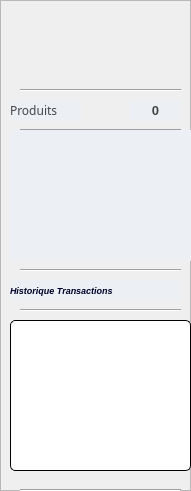
  <widget class="QFrame" name="frame_6">
   <property name="geometry">
    <rect>
     <x>1070</x>
     <y>30</y>
     <width>191</width>
     <height>491</height>
    </rect>
   </property>
   <property name="frameShape">
    <enum>QFrame::StyledPanel</enum>
   </property>
   <property name="frameShadow">
    <enum>QFrame::Raised</enum>
   </property>
   <widget class="Line" name="line_3">
    <property name="geometry">
     <rect>
      <x>20</x>
      <y>120</y>
      <width>161</width>
      <height>20</height>
     </rect>
    </property>
    <property name="orientation">
     <enum>Qt::Horizontal</enum>
    </property>
   </widget>
   <widget class="Line" name="line_2">
    <property name="geometry">
     <rect>
      <x>20</x>
      <y>300</y>
      <width>161</width>
      <height>20</height>
     </rect>
    </property>
    <property name="orientation">
     <enum>Qt::Horizontal</enum>
    </property>
   </widget>
   <widget class="Line" name="line_4">
    <property name="geometry">
     <rect>
      <x>20</x>
      <y>480</y>
      <width>161</width>
      <height>20</height>
     </rect>
    </property>
    <property name="orientation">
     <enum>Qt::Horizontal</enum>
    </property>
   </widget>
   <widget class="Line" name="line_5">
    <property name="geometry">
     <rect>
      <x>20</x>
      <y>260</y>
      <width>161</width>
      <height>20</height>
     </rect>
    </property>
    <property name="orientation">
     <enum>Qt::Horizontal</enum>
    </property>
   </widget>
   <widget class="QPushButton" name="pushButton_6">
    <property name="geometry">
     <rect>
      <x>10</x>
      <y>10</y>
      <width>181</width>
      <height>71</height>
     </rect>
    </property>
    <property name="toolTip">
     <string>Restaurent Manager Solution</string>
    </property>
    <property name="styleSheet">
     <string notr="true">text-align:center; color : black; border: 0px solid #f96332; opacity:0.4;</string>
    </property>
    <property name="text">
     <string/>
    </property>
    <property name="icon">
     <iconset>
      <normaloff>../../IMAGES/Icons/hotel.png</normaloff>../../IMAGES/Icons/hotel.png</iconset>
    </property>
    <property name="iconSize">
     <size>
      <width>100</width>
      <height>100</height>
     </size>
    </property>
   </widget>
   <widget class="Line" name="line_6">
    <property name="geometry">
     <rect>
      <x>20</x>
      <y>80</y>
      <width>161</width>
      <height>20</height>
     </rect>
    </property>
    <property name="orientation">
     <enum>Qt::Horizontal</enum>
    </property>
   </widget>
   <widget class="QPushButton" name="MenuProd_6">
    <property name="geometry">
     <rect>
      <x>10</x>
      <y>280</y>
      <width>171</width>
      <height>21</height>
     </rect>
    </property>
    <property name="sizePolicy">
     <sizepolicy hsizetype="Minimum" vsizetype="Maximum">
      <horstretch>0</horstretch>
      <verstretch>0</verstretch>
     </sizepolicy>
    </property>
    <property name="font">
     <font>
      <family>Arial</family>
      <pointsize>7</pointsize>
      <weight>75</weight>
      <italic>true</italic>
      <bold>true</bold>
      <underline>false</underline>
      <kerning>true</kerning>
     </font>
    </property>
    <property name="statusTip">
     <string/>
    </property>
    <property name="autoFillBackground">
     <bool>false</bool>
    </property>
    <property name="styleSheet">
     <string notr="true">QPushButton{background-color: #ecf0f5;text-align:left; color : #000028;border:0px solid black;border-radius:5px;}
</string>
    </property>
    <property name="text">
     <string>Historique Transactions</string>
    </property>
    <property name="icon">
     <iconset>
      <normaloff>../../IMAGES/Icons/receipt.png</normaloff>../../IMAGES/Icons/receipt.png</iconset>
    </property>
    <property name="iconSize">
     <size>
      <width>16</width>
      <height>16</height>
     </size>
    </property>
   </widget>
   <widget class="QPushButton" name="pushButton_3">
    <property name="geometry">
     <rect>
      <x>10</x>
      <y>100</y>
      <width>71</width>
      <height>21</height>
     </rect>
    </property>
    <property name="font">
     <font>
      <family>Calibri Light</family>
      <pointsize>9</pointsize>
     </font>
    </property>
    <property name="toolTip">
     <string>Nombre de Produits sélectionnés</string>
    </property>
    <property name="styleSheet">
     <string notr="true">QPushButton{background-color :#ecf0f5;color:#444444;border:0px;text-align:left;}</string>
    </property>
    <property name="text">
     <string>Produits</string>
    </property>
    <property name="icon">
     <iconset>
      <normaloff>../../IMAGES/Icons/meal.png</normaloff>../../IMAGES/Icons/meal.png</iconset>
    </property>
   </widget>
   <widget class="QLabel" name="provProducts">
    <property name="geometry">
     <rect>
      <x>130</x>
      <y>100</y>
      <width>51</width>
      <height>21</height>
     </rect>
    </property>
    <property name="sizePolicy">
     <sizepolicy hsizetype="Minimum" vsizetype="Preferred">
      <horstretch>0</horstretch>
      <verstretch>0</verstretch>
     </sizepolicy>
    </property>
    <property name="font">
     <font>
      <family>MS Shell Dlg 2</family>
      <pointsize>10</pointsize>
      <weight>75</weight>
      <bold>true</bold>
     </font>
    </property>
    <property name="toolTip">
     <string>Nombre de commandes depuis ouverture</string>
    </property>
    <property name="statusTip">
     <string>Nombre de commandes...</string>
    </property>
    <property name="layoutDirection">
     <enum>Qt::LeftToRight</enum>
    </property>
    <property name="styleSheet">
     <string notr="true">QLabel{background-color :#ecf0f5;color:#444444;}</string>
    </property>
    <property name="text">
     <string>0</string>
    </property>
    <property name="alignment">
     <set>Qt::AlignCenter</set>
    </property>
   </widget>
   <widget class="QListWidget" name="transactListWidget">
    <property name="geometry">
     <rect>
      <x>10</x>
      <y>320</y>
      <width>181</width>
      <height>151</height>
     </rect>
    </property>
    <property name="font">
     <font>
      <family>Arial</family>
      <pointsize>7</pointsize>
      <weight>50</weight>
      <italic>false</italic>
      <bold>false</bold>
     </font>
    </property>
    <property name="toolTip">
     <string>Historique transaction</string>
    </property>
    <property name="statusTip">
     <string/>
    </property>
    <property name="styleSheet">
     <string notr="true">QListWidget{background-color: white;text-align:left; color : #000028 ;border:1px solid black;border-radius:5px }
</string>
    </property>
    <property name="dragEnabled">
     <bool>true</bool>
    </property>
    <property name="dragDropMode">
     <enum>QAbstractItemView::DragOnly</enum>
    </property>
   </widget>
   <widget class="QListWidget" name="ProdList">
    <property name="geometry">
     <rect>
      <x>10</x>
      <y>130</y>
      <width>181</width>
      <height>131</height>
     </rect>
    </property>
    <property name="font">
     <font>
      <pointsize>8</pointsize>
      <weight>50</weight>
      <italic>true</italic>
      <bold>false</bold>
     </font>
    </property>
    <property name="toolTip">
     <string>Produits Selectionnés</string>
    </property>
    <property name="statusTip">
     <string>Produits Selectionnés</string>
    </property>
    <property name="styleSheet">
     <string notr="true">QListWidget{background-color: #ecf0f5;text-align:center; color : #000028 ; border: 0px solid #000028; }
</string>
    </property>
    <property name="dragEnabled">
     <bool>true</bool>
    </property>
    <property name="dragDropMode">
     <enum>QAbstractItemView::DragOnly</enum>
    </property>
    <property name="spacing">
     <number>0</number>
    </property>
   </widget>
  </widget>
